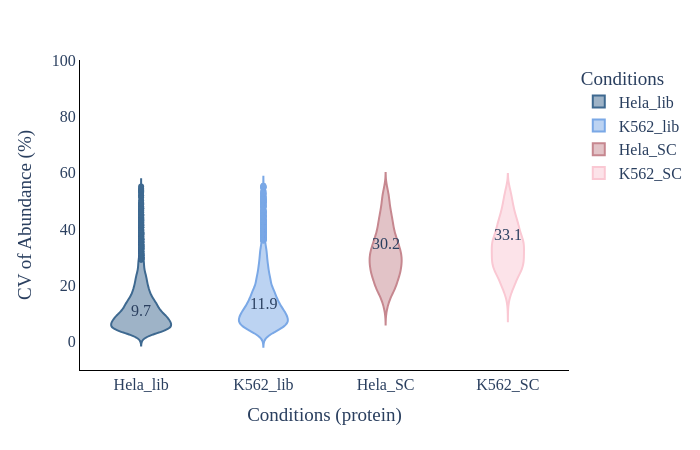

Source (notebook cell):
### Code cell
# CV violin plot
plot_options={    
        "median label": "True", #only works for total and MS2, can be found in CV_summary if you set WRITE_OUTPUT = True
        "box": False,
        "X Title": "Conditions (protein)",
        "Y Title": "CV of Abundance (%)",
        "color": ["#3E6990", "#7aa8e6","#C6878F", "#fac8d3","#AABD8C", "#E9E3B4",  "#F39B6D", "#C6878F", "pink",
                  "orange", "brown", "pink", "gray", "olive", "cyan", "black","red",
                  "yellow","green","blue","indigo","violet"],
        "width": 700,
        "height": 450,
        "font": dict(size=16, family="Arial black"),
        "ylimits": [-10, 100],
        "CV mode": "total",#grouped, total, MS2, grouped_stacked, stacked
        "Group By X": "Amount", #ID_Mode does MS2 vs MBR
        "Group By Color": "Organism",#ID_Mode does MS2 vs MBR
        "Group By Stack": "ID_Mode" #ID_Mode does MS2 vs MBR
    }
plot_options["plot_type"] = 1 # 1 is protein, 2 is peptide
figure, _, _ =plotter.CV_plots(data_obj, plot_options, saved_settings, missing_value_thresh=33)
figure.show()

### Figure 1 — Plotly figure (JSON) as saved in the notebook; plotly's stock layout.template omitted (floating-point values rounded to 4 significant figures; data arrays with more than 128 entries replaced by an {"elided": "..."} marker saying what was removed)
{"data": [{"alignmentgroup": "True", "box": {"visible": false}, "hovertemplate": "Conditions=%{x}<br>CV=%{y}<extra></extra>", "legendgroup": "Hela_lib", "marker": {"color": "#3E6990"}, "name": "Hela_lib", "offsetgroup": "Hela_lib", "orientation": "v", "scalegroup": "True", "showlegend": true, "type": "violin", "x": {"elided": "5972 str values"}, "x0": " ", "xaxis": "x", "y": {"elided": "5972 float values"}, "y0": " ", "yaxis": "y"}, {"alignmentgroup": "True", "box": {"visible": false}, "hovertemplate": "Conditions=%{x}<br>CV=%{y}<extra></extra>", "legendgroup": "K562_lib", "marker": {"color": "#7aa8e6"}, "name": "K562_lib", "offsetgroup": "K562_lib", "orientation": "v", "scalegroup": "True", "showlegend": true, "type": "violin", "x": {"elided": "5688 str values"}, "x0": " ", "xaxis": "x", "y": {"elided": "5688 float values"}, "y0": " ", "yaxis": "y"}, {"alignmentgroup": "True", "box": {"visible": false}, "hovertemplate": "Conditions=%{x}<br>CV=%{y}<extra></extra>", "legendgroup": "Hela_SC", "marker": {"color": "#C6878F"}, "name": "Hela_SC", "offsetgroup": "Hela_SC", "orientation": "v", "scalegroup": "True", "showlegend": true, "type": "violin", "x": {"elided": "1859 str values"}, "x0": " ", "xaxis": "x", "y": {"elided": "1859 float values"}, "y0": " ", "yaxis": "y"}, {"alignmentgroup": "True", "box": {"visible": false}, "hovertemplate": "Conditions=%{x}<br>CV=%{y}<extra></extra>", "legendgroup": "K562_SC", "marker": {"color": "#fac8d3"}, "name": "K562_SC", "offsetgroup": "K562_SC", "orientation": "v", "scalegroup": "True", "showlegend": true, "type": "violin", "x": {"elided": "1509 str values"}, "x0": " ", "xaxis": "x", "y": {"elided": "1509 float values"}, "y0": " ", "yaxis": "y"}], "layout": {"annotations": [{"showarrow": false, "text": "30.2", "x": "Hela_SC", "y": 34.74}, {"showarrow": false, "text": "9.7", "x": "Hela_lib", "y": 11.12}, {"showarrow": false, "text": "33.1", "x": "K562_SC", "y": 38.03}, {"showarrow": false, "text": "11.9", "x": "K562_lib", "y": 13.66}], "font": {"family": "Arial black", "size": 16}, "height": 450, "legend": {"title": {"text": "Conditions"}, "tracegroupgap": 0}, "margin": {"t": 60}, "paper_bgcolor": "white", "plot_bgcolor": "white", "showlegend": true, "violinmode": "overlay", "width": 700, "xaxis": {"anchor": "y", "categoryarray": ["Hela_lib", "K562_lib", "Hela_SC", "K562_SC"], "categoryorder": "array", "domain": [0, 1], "linecolor": "black", "linewidth": 1, "showline": true, "title": {"text": "Conditions (protein)"}}, "yaxis": {"anchor": "x", "domain": [0, 1], "linecolor": "black", "linewidth": 1, "range": [-10, 100], "showline": true, "title": {"text": "CV of Abundance (%)"}}}}
